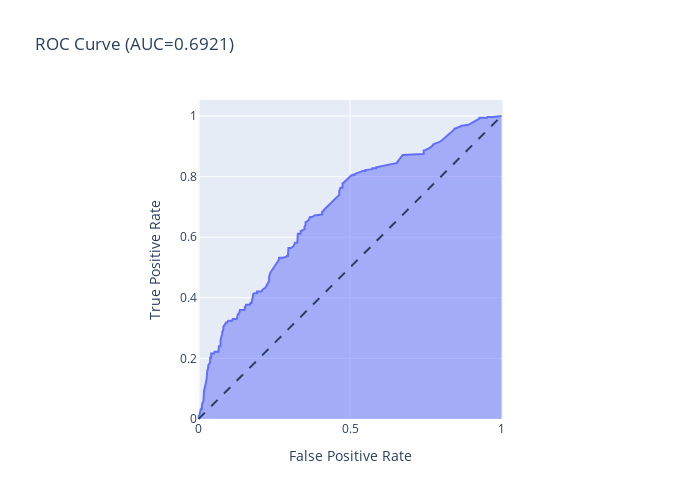

Notebook cell for this chart:
### Code cell
roc(model, original_X['fare'].values.reshape(-1, 1), original_y).show()

### Figure 1 — Plotly figure (JSON) as saved in the notebook; plotly's stock layout.template omitted (floating-point values rounded to 4 significant figures; data arrays with more than 128 entries replaced by an {"elided": "..."} marker saying what was removed)
{"data": [{"hovertemplate": "False Positive Rate=%{x}<br>True Positive Rate=%{y}<extra></extra>", "legendgroup": "", "line": {"color": "#636efa"}, "mode": "lines", "name": "", "orientation": "v", "showlegend": false, "stackgroup": "1", "type": "scatter", "x": {"elided": "211 float values"}, "xaxis": "x", "y": {"elided": "211 float values"}, "yaxis": "y"}], "layout": {"height": 500, "legend": {"tracegroupgap": 0}, "shapes": [{"line": {"dash": "dash"}, "type": "line", "x0": 0, "x1": 1, "y0": 0, "y1": 1}], "title": {"text": "ROC Curve (AUC=0.6921)"}, "width": 700, "xaxis": {"anchor": "y", "constrain": "domain", "domain": [0, 1], "title": {"text": "False Positive Rate"}}, "yaxis": {"anchor": "x", "domain": [0, 1], "scaleanchor": "x", "scaleratio": 1, "title": {"text": "True Positive Rate"}}}}
